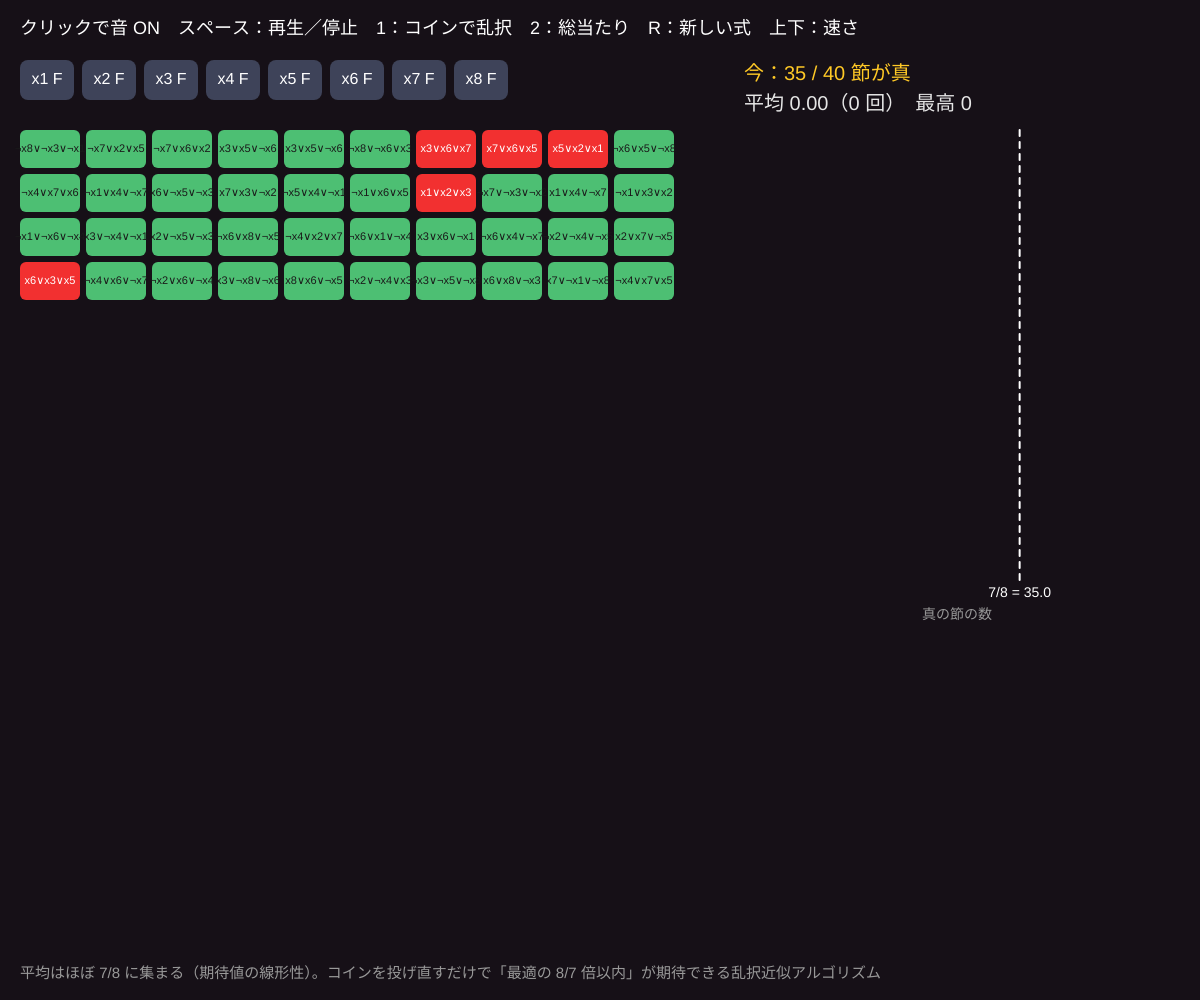
Frame 1 (no input)
Frame 60 (no input): identical to frame 1, image omitted
Frame 120 (the mouse pressed at the canvas centre since frame 60): identical to frame 1, image omitted

The p5.js sketch that drew this single still picture (run headless with seeded random() and noise() and a simulated clock; from frame 60 on, the mouse is pressed at the canvas centre):

// p5.js sketch
// ── sketch.js
// ============================================
// 12 MAX-3-CNF を聞く（乱択近似）
// 3 文字の節がたくさん。全部を真にするのは難しいが、「コインで変数を決める」だけで平均 7/8 の節が真になる
// 各節が偽になるのは 3 文字とも偽のときだけ：確率 (1/2)³ = 1/8 → 期待値 7/8（最適の 8/7 倍以内の近似）
// 割り当てを試すたびに音が鳴る：真の節が多いほど高い音。全部真なら和音
// クリックで音 ON / スペース：再生・停止 / 1：コインで乱択  2：全部の割り当てを総当たり / R：新しい式 / 上下：速さ
// ============================================

let N_VARS = 8;          // ★ 変数の数（総当たりは 2^N_VARS 通り）
let M_CLAUSES = 40;      // ★ 節の数
let clauses = [], asg = [], sat = [];
let mode = 1, playing = false, tempo = 0.18;
let history = [], best = 0, bruteI = 0, nextTime = 0;
let tones = [0, 2, 4, 7, 9];  // ★ 音階（ペンタトニック）

function setup() {
  createCanvas(windowWidth, windowHeight);
  colorMode(HSB, 360, 100, 100, 100);
  newFormula();
  setInterval(scheduler, 25);
}

function newFormula() {
  clauses = [];
  for (let c = 0; c < M_CLAUSES; c++) {
    let vs = shuffle([...Array(N_VARS).keys()]).slice(0, 3);
    clauses.push(vs.map((v) => ({ v, neg: random() < 0.5 })));
  }
  asg = new Array(N_VARS).fill(false);
  history = []; best = 0; bruteI = 0;
  evaluate();
}
function evaluate() { sat = clauses.map((cl) => cl.some((l) => asg[l.v] !== l.neg)); return sat.filter((s) => s).length; }

function trial(when) {
  if (mode === 1) for (let i = 0; i < N_VARS; i++) asg[i] = random() < 0.5;
  else { for (let i = 0; i < N_VARS; i++) asg[i] = ((bruteI >> i) & 1) === 1; bruteI = (bruteI + 1) % (1 << N_VARS); }
  let k = evaluate();
  history.push(k); if (history.length > 400) history.shift();
  best = max(best, k);
  // 音：真の節の割合 → 音の高さ
  let frac = k / M_CLAUSES;
  let idx = floor(map(frac, 0.6, 1, 0, 14, true));
  let midi = 60 + floor(idx / 5) * 12 + tones[idx % 5];
  playNote(noteToFreq(midi), 0.25, tempo * 1.5, 'triangle', when);
  if (k === M_CLAUSES) { playNote(noteToFreq(midi + 4), 0.18, 0.8, 'sine', when); playNote(noteToFreq(midi + 7), 0.18, 0.8, 'sine', when); }
  if (k < M_CLAUSES * 0.8) playNote(noteToFreq(36), 0.2, tempo, 'sawtooth', when); // 少ないと低いうなり
}

function scheduler() {
  if (!playing || !audioCtx) return;
  while (nextTime < audioCtx.currentTime + 0.1) { trial(nextTime); nextTime += tempo; }
}

function draw() {
  background(290, 30, 9);
  noStroke(); textAlign(LEFT, BASELINE); fill(0, 0, 100); textSize(18);
  text('クリックで音 ON　スペース：再生／停止　1：コインで乱択　2：総当たり　R：新しい式　上下：速さ', 20, 34);

  // 変数
  for (let i = 0; i < N_VARS; i++) {
    fill(asg[i] ? color(50, 85, 100) : color(230, 30, 35));
    rect(20 + i * 62, 60, 54, 40, 8);
    fill(asg[i] ? 0 : 100); textAlign(CENTER, CENTER); textSize(16);
    text('x' + (i + 1) + (asg[i] ? ' T' : ' F'), 47 + i * 62, 80);
  }
  // 節のマス
  let cols = 10, cw = min(110, (width * 0.55) / cols), ch = 44;
  clauses.forEach((cl, c) => {
    let x = 20 + (c % cols) * cw, y = 130 + floor(c / cols) * ch;
    fill(sat[c] ? color(140, 60, 75) : color(0, 80, 95)); rect(x, y, cw - 6, ch - 6, 6);
    fill(0, 0, sat[c] ? 10 : 100); textSize(11); textAlign(CENTER, CENTER);
    text(cl.map((l) => (l.neg ? '¬' : '') + 'x' + (l.v + 1)).join('∨'), x + (cw - 6) / 2, y + (ch - 6) / 2);
  });

  // ヒストグラム
  let hx = width * 0.62, hy = 130, hw = width - hx - 30, hh = height * 0.45;
  let counts = new Array(M_CLAUSES + 1).fill(0);
  for (let k of history) counts[k]++;
  let mc = max(1, max(counts));
  let lo = floor(M_CLAUSES * 0.6);
  for (let k = lo; k <= M_CLAUSES; k++) {
    let x = map(k, lo, M_CLAUSES + 1, hx, hx + hw), w = hw / (M_CLAUSES + 1 - lo);
    let h = (counts[k] / mc) * hh;
    fill(k === M_CLAUSES ? color(50, 90, 100) : color(190, 60, 90)); rect(x, hy + hh - h, w - 2, h);
  }
  let ex = map(M_CLAUSES * 7 / 8, lo, M_CLAUSES + 1, hx, hx + hw);
  stroke(0, 0, 100); strokeWeight(2); drawingContext.setLineDash([6, 6]); line(ex, hy, ex, hy + hh); drawingContext.setLineDash([]);
  noStroke(); fill(0, 0, 100); textSize(14); textAlign(CENTER, TOP); text('7/8 = ' + nf(M_CLAUSES * 7 / 8, 1, 1), ex, hy + hh + 6);
  fill(0, 0, 60); text('真の節の数', hx + hw / 2, hy + hh + 28);

  let k = sat.filter((s) => s).length;
  let avg = history.length ? history.reduce((a, b) => a + b, 0) / history.length : 0;
  textAlign(LEFT, BASELINE); textSize(20);
  fill(45, 85, 100); text('今：' + k + ' / ' + M_CLAUSES + ' 節が真', hx, hy - 50);
  fill(0, 0, 90); text('平均 ' + nf(avg, 1, 2) + '（' + history.length + ' 回）　最高 ' + best, hx, hy - 20);
  if (mode === 2) { fill(280, 50, 100); textSize(16); text('総当たり ' + bruteI + ' / ' + (1 << N_VARS) + '（1 周すれば最高 = 最適）', hx, hy + hh + 60); }
  fill(0, 0, 60); textSize(15);
  text('平均はほぼ 7/8 に集まる（期待値の線形性）。コインを投げ直すだけで「最適の 8/7 倍以内」が期待できる乱択近似アルゴリズム', 20, height - 22);
}

function mousePressed() { startAudio(); }
function keyPressed() {
  startAudio();
  if (key === ' ') { playing = !playing; if (playing) nextTime = audioCtx.currentTime + 0.05; }
  if (key === '1') { mode = 1; history = []; }
  if (key === '2') { mode = 2; history = []; bruteI = 0; best = 0; }
  if (key === 'r' || key === 'R') newFormula();
  if (key === UP_ARROW) tempo = max(0.04, tempo * 0.7);
  if (key === DOWN_ARROW) tempo = min(0.6, tempo / 0.7);
}
function windowResized() { resizeCanvas(windowWidth, windowHeight); }

// ---------- やってみよう ----------
// 1. しばらく鳴らして、平均が 7/8 に近づくのを確かめよう
// 2. M_CLAUSES を 80 にすると、全部真（和音）はほとんど鳴らなくなる。なぜ？
// 3. tones を [0, 3, 5, 7, 10]（マイナー・ペンタ）にして雰囲気を変えよう


// ==================================================
// ここから下は「音を鳴らすための道具」です
// ==================================================
let audioCtx, masterOut;
function startAudio() {
  if (!audioCtx) { audioCtx = new AudioContext(); masterOut = audioCtx.createDynamicsCompressor(); masterOut.connect(audioCtx.destination); }
  audioCtx.resume();
}
function playNote(freqHz, volume = 0.3, duration = 0.3, type = 'triangle', when) {
  if (!audioCtx) return;
  let t = when === undefined ? audioCtx.currentTime : when;
  let osc = audioCtx.createOscillator(), amp = audioCtx.createGain();
  osc.type = type; osc.frequency.value = freqHz;
  amp.gain.setValueAtTime(0.0001, t);
  amp.gain.exponentialRampToValueAtTime(volume, t + 0.01);
  amp.gain.exponentialRampToValueAtTime(0.0001, t + duration);
  osc.connect(amp); amp.connect(masterOut); osc.start(t); osc.stop(t + duration + 0.05);
}
function noteToFreq(midi) { return 440 * Math.pow(2, (midi - 69) / 12); }
